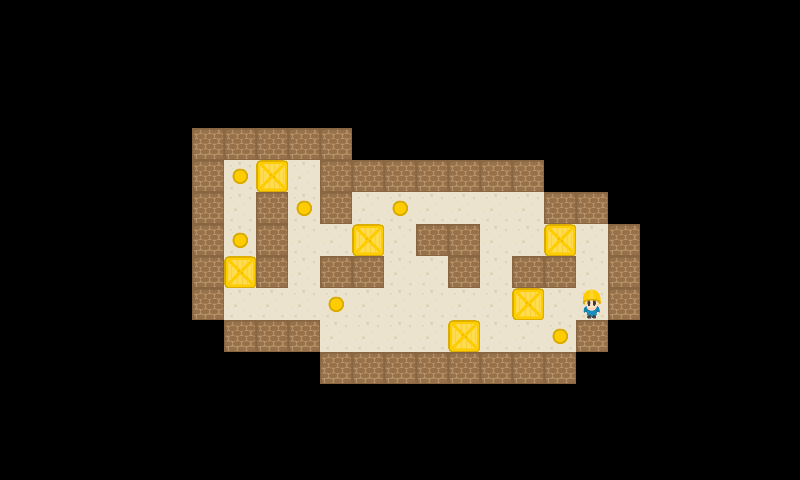

Rendered tile map (Tiled .tmx) drawn with the repository's tilesets; below, a short description and the map source with its tile grids summarised:
An orthogonal 25x15 tile map with 32x32 px tiles, 2 tile layers (StaticMap, Objetos).

<map version="1.0" orientation="orthogonal" renderorder="right-down" width="25" height="15" tilewidth="32" tileheight="32">
 <tileset firstgid="1" source="Tileset.tsx" />
 <layer name="StaticMap" width="25" height="15">
  <data>[375 cells, 91 non-empty, 2 distinct tile ids]</data>
 </layer>
 <layer name="Objetos" width="25" height="15">
  <data>[375 cells, 13 non-empty, 3 distinct tile ids]</data>
 </layer>
</map>
